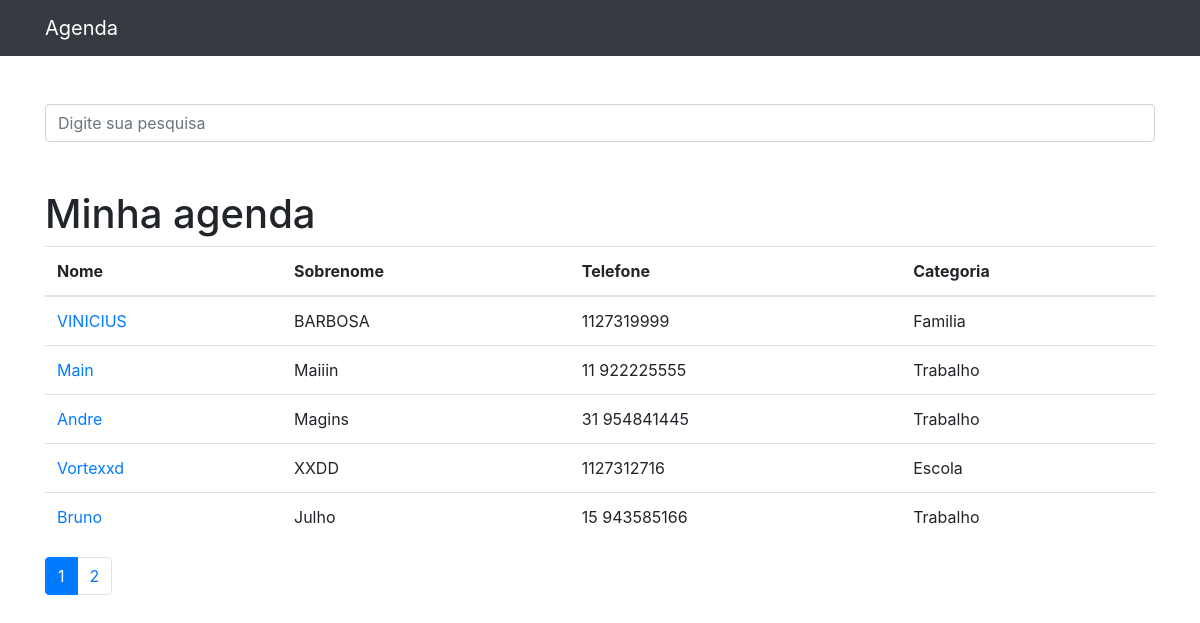
The page / on the database its author committed.
### contatos/models.py (models this page shows, shortened)
class Contato(models.Model):
    nome = models.CharField(max_length=255)
    sobrenome = models.CharField(max_length=255, blank=True)
    telefone = models.CharField(max_length=255)
    email = models.CharField(max_length=255, blank=True)
    data_crianao = models.DateTimeField(default=timezone.now)
    descrinao = models.TextField(blank=True)
    categoria = models.ForeignKey(Categoria, on_delete=models.DO_NOTHING)
    mostrar = models.BooleanField(default=True)
    foto = models.ImageField(blank=True, upload_to='fotos/%Y/%m')

class Categoria(models.Model):
    nome = models.CharField(max_length=255)
    def __str__(self):
        return self.nome

### contatos/views.py (the view)
# urls.py: path('', views.index, name='index'),
def index(request):
    contatos = Contato.objects.order_by('-id').filter(
        mostrar=True
    )
    paginator = Paginator(contatos, 5)
    page = request.GET.get('p')
    contatos = paginator.get_page(page)
    return render(request, 'contatos/index.html', {
        'contatos': contatos
    })

### contatos/templates/contatos/index.html
{% extends 'base.html' %}
{%block 'conteudo'%}
<h1 class="mt-5">Minha agenda</h1>
<table class="table">
    <thead>
    <tr>
        <th>Nome</th>
        <th>Sobrenome</th>
        <th>Telefone</th>
        <th>Categoria</th>
    </tr>
    </thead>
    <tbody>
    {% for contato in contatos %}
        {% if contato.mostrar%}
            <tr>
                <td>
                    <a href="{% url 'ver_contato' contato.id %}">{{ contato.nome }}</a>
                </td>
                <td>{{ contato.sobrenome }}</td>
                <td>{{ contato.telefone }}</td>
                <td>{{ contato.categoria }}</td>
            </tr>
        {%endif%}
    {% endfor %}
    </tbody>
</table>
<nav aria-label="Page navigation example">
  <ul class="pagination">
      {% for pagina in contatos.paginator.page_range %}
        {% if contatos.number == pagina %}
            <li class="page-item active"><a class="page-link" href="?p={{ pagina }}&termo={{ request.GET.termo }}">{{pagina}}</a></li>
        {% else  %}
            <li class="page-item"><a class="page-link" href="?p={{ pagina }}&termo={{ request.GET.termo }}">{{pagina}}</a></li>
        {% endif %}
      {% endfor %}
  </ul>
</nav>
{%endblock%}

### rows shown on the page
Contato: nome "VINICIUS", sobrenome "BARBOSA", telefone "1127319999", categoria "Familia"
Contato: nome "Main", sobrenome "Maiiin", telefone "11 922225555", categoria "Trabalho"
Contato: nome "Andre", sobrenome "Magins", telefone "31 954841445", categoria "Trabalho"
Contato: nome "Vortexxd", sobrenome "XXDD", telefone "1127312716", categoria "Escola"
Contato: nome "Bruno", sobrenome "Julho", telefone "15 943585166", categoria "Trabalho"

### other values the page prints
{{ pagina }} "1"
{{ pagina }} "2"
